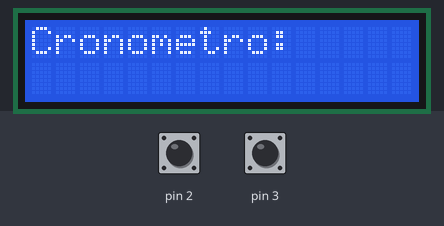
The sketch below on a simulated Arduino Uno, built with avr-gcc and run on an emulated ATmega328P. Shown: 16×2 character LCD. The inputs (shaded band) are chosen by the test bench; at power-on: pin 2 HIGH, pin 3 HIGH.

Above: at 1.2 s.
1.3 s: pin 2 pulled LOW for 0.15 s
At 1.7 s:
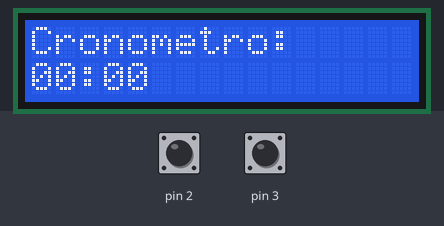
2.9 s: pin 3 pulled LOW for 0.15 s
4.5 s: pin 2 pulled LOW for 1 s
At 4.9 s:
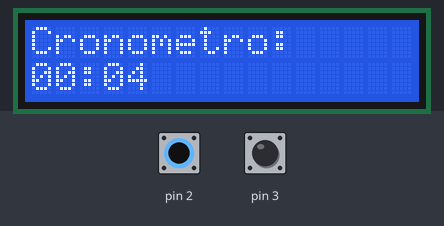
Timing chart, 0 to 7.5 s (numbered marks = the images above; inputs shaded):
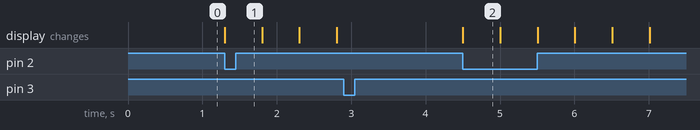

Measured:
- after the input at 1.3 s, the display: changes at once (image 1)
- after the input at 2.9 s, every drawn part: stays the same
- after the input at 4.5 s, the display: changes at once (image 2)
- what the display in image 2 shows lasts 0.5 s, from 4.5 s to 5.0 s

The sketch:

LCD.ino
```cpp
#include <LiquidCrystal.h>

int minutes = 0;
int seconds = 0;

bool contar = false;

LiquidCrystal lcd_1(12, 11, 7, 6, 5, 4);

void setup() {
  Serial.begin(9600);
  lcd_1.begin(16, 2); // Set up the number of columns and rows on the LCD.
  lcd_1.print("Cronometro:");
  lcd_1.setCursor(0, 1);
  lcd_1.print("                    ");
  pinMode(2,INPUT_PULLUP);
  pinMode(3,INPUT_PULLUP);

  attachInterrupt(digitalPinToInterrupt(2), comecar, FALLING);
  attachInterrupt(digitalPinToInterrupt(3), parar, FALLING);
}

void loop() {
  // set the cursor to column 0, line 1
  // (note: line 1 is the second row, since counting
  // begins with 0):
  if(contar){
  	lcd_1.setCursor(0, 1);
    minutes = seconds / 60;
  	lcd_1.setCursor(0, 1);
    if(minutes >= 10){
      lcd_1.print(minutes);
    } else{
      lcd_1.print("0");
      lcd_1.setCursor(1, 1);
      lcd_1.print(minutes);
    }
  	lcd_1.setCursor(2, 1);
    lcd_1.print(":");
  	lcd_1.setCursor(3, 1);
    if(seconds%60 >= 10){
      lcd_1.print(seconds%60);
    } else{
      lcd_1.print("0");
      lcd_1.setCursor(4, 1);
      lcd_1.print(seconds%60);
    }
    delay(500);
    seconds += 1;
  }
}

void parar(){
    contar = false;
}

void comecar(){
  contar = true;
}
```
